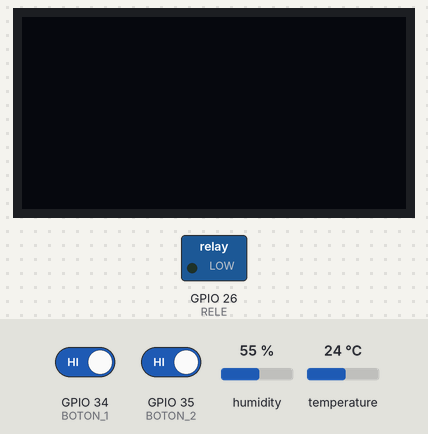
This sketch was run on a simulated ESP32. Shown: 128×64 one-colour display, switched loads named in the sketch (green lamp = pin HIGH). The test bench sets the inputs (shaded band); at power-on: temperature 24 °C, GPIO 34 (BOTON_1) HIGH, GPIO 35 (BOTON_2) HIGH, humidity 55 %. WiFi joins after 1.5 s; servers stay silent unless stated; the local clock reads 2024-03-15 10:24:30 at power-on unless the sketch sets it; what the sketch prints to the serial monitor is not drawn.

Above: at 5.2 s.
5.3 s: temperature set to 12 °C
At 6.5 s:
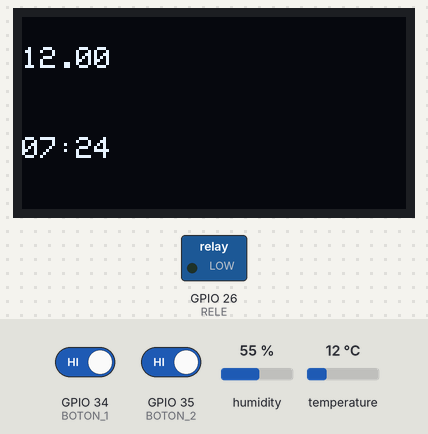
7.6 s: temperature set to 19 °C
9.6 s: temperature set to 28 °C
At 11.3 s:
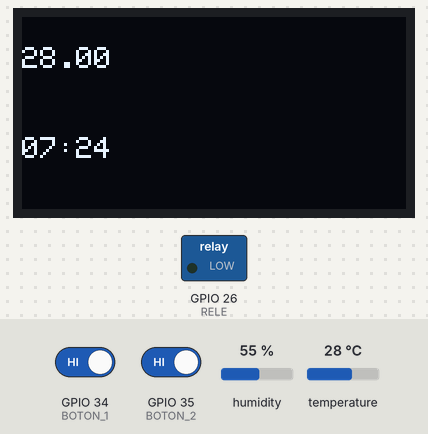
Timing chart, 0 to 11.6 s (numbered marks = the images above; inputs shaded):
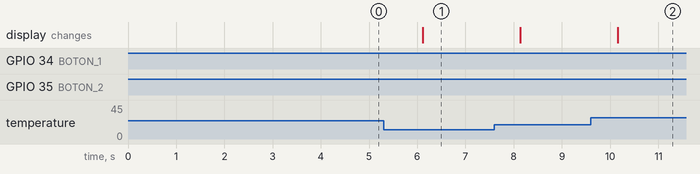

The sketch:

Punto_2_TP1.ino
```cpp
//Por Joaquin R y Santiago M
//Curso: 5LA 2023

#include <Arduino.h>
#include <ESP32Time.h>
#include "time.h"
#include <WiFi.h>
#include <Wire.h>
#include <Adafruit_GFX.h>
#include <Adafruit_SSD1306.h>
#include "DHT.h"

#define DHTPIN 23
#define DHTTYPE DHT11
#define SCREEN_WIDTH 128 // OLED display width, in pixels
#define SCREEN_HEIGHT 64 // OLED display height, in pixels
#define BOTON_1 34
#define BOTON_2 35
#define RELE 26

int modosPantalla;
int lecturaBoton1;
int lecturaBoton2;
int tprevio;
float t = 0;
int GMT = -3;

#define MODO_INIT 0
#define MODO_1 1
#define MODO_2 2
#define MODO_ESPERA1 3
#define MODO_ESPERA2 4
#define SUBIR_GMT 5
#define BAJAR_GMT 6

Adafruit_SSD1306 display(SCREEN_WIDTH, SCREEN_HEIGHT, &Wire, -1);
DHT dht(DHTPIN, DHTTYPE);

void pedir_hora(void);
void setup_rtc_ntp(void);

struct tm timeinfo;
ESP32Time rtc;

/// time
long unsigned int timestamp; // hora
const char *ntpServer = "south-america.pool.ntp.org";
long gmtOffset_sec = -10800;
const int daylightOffset_sec = 0;

const char* ssid = "ORT-IoT";
const char* password = "OrtIOTnew22$2";

void setup() {
  Serial.begin(115200);
  pinMode(RELE, OUTPUT);
  pinMode(BOTON_1, INPUT_PULLUP);
  pinMode(BOTON_2, INPUT_PULLUP);
  dht.begin();
  modosPantalla = MODO_INIT;
  Serial.println(F("Programa Iniciado"));

  if (!display.begin(SSD1306_SWITCHCAPVCC, 0x3C)) { // Address 0x3D for 128x64
    Serial.println(F("SSD1306 allocation failed"));
    for (;;);
  }
  delay(2000);
  display.clearDisplay();
  Serial.println("Connecting to Wi-Fi...");
  initWiFi();
  setup_rtc_ntp();
}

void loop() {
  pedir_hora();
  //delay (2000);

  tprevio = t;
  t = dht.readTemperature();

  Serial.print(F("% Temperatura: "));
  Serial.print(t);

  if (isnan(t)) {
    Serial.println(F("Failed to read from DHT sensor!"));
    return;
  }

  lecturaBoton1 = digitalRead(BOTON_1);
  lecturaBoton2 = digitalRead(BOTON_2);

  switch (modosPantalla) {

    case MODO_INIT:

      modosPantalla = MODO_1;

      break;

    case MODO_1:

      //Serial.print(F("% segundos: "));
      //Serial.print(seg);
      Serial.println("modo 1");
      if (t != tprevio) {
        display.clearDisplay();
        display.setTextSize(1);
        display.setTextColor(WHITE);
        // Display temperatura
        display.setCursor(0, 10);
        display.println(t);
        // Display hora
        display.setCursor(0, 40);
        display.println(&timeinfo, "%H:%M");
        display.display();
      }

      if (lecturaBoton1 == LOW && lecturaBoton2 == LOW) {
        modosPantalla = MODO_ESPERA1;
      }

      break;

    case MODO_2:
      Serial.println("modo 2");
      display.clearDisplay();
      display.setTextSize(1);
      display.setTextColor(WHITE);
      // Display hora
      display.setCursor(0, 40);
      display.println("GMT:");
      display.setCursor(25, 40);
      display.println(GMT);
      display.display();


      if (lecturaBoton1 == LOW) {
        display.clearDisplay();
        modosPantalla = SUBIR_GMT;
      }

      if (lecturaBoton2 == LOW) {
        display.clearDisplay();
        modosPantalla = BAJAR_GMT;
      }

      if (lecturaBoton1 == LOW && lecturaBoton2 == LOW) {
        modosPantalla = MODO_ESPERA2;
      }

      break;

    case MODO_ESPERA1:
      Serial.println("modo ESPERA 1");
      if (lecturaBoton1 == HIGH && lecturaBoton2 == HIGH) {
        display.clearDisplay();
        modosPantalla = MODO_2;
      }

      break;

    case MODO_ESPERA2:
      Serial.println("modo ESPERA 2");
      if (lecturaBoton1 == HIGH && lecturaBoton2 == HIGH) {
        display.clearDisplay();
        modosPantalla = MODO_1;
      }

      break;

    case SUBIR_GMT:
      Serial.println("Subir gmt");
      if (lecturaBoton1 == HIGH) {
        if (gmtOffset_sec < 43200) {
          gmtOffset_sec += 3600;
          GMT += 1;
        }
        display.clearDisplay();
        setup_rtc_ntp();
        modosPantalla = MODO_2;
      }


      if (lecturaBoton2 == LOW) {
        modosPantalla = MODO_ESPERA2;
      }

      break;

    case BAJAR_GMT:
      Serial.println("Bajar gmt");
      if (lecturaBoton2 == HIGH) {
        if (gmtOffset_sec > -43200) {
          gmtOffset_sec -= 3600;
          GMT -= 1;
        }
        display.clearDisplay();
        setup_rtc_ntp();
        modosPantalla = MODO_2;
      }

      if (lecturaBoton1 == LOW) {
        modosPantalla = MODO_ESPERA2;
      }

      break;

  }
}

// Initialize WiFi
void initWiFi() {
  WiFi.begin(ssid , password );
  Serial.print("Connecting ...");
  while (WiFi.status() != WL_CONNECTED) {
    Serial.print('.');
    delay(1000);
  }
  Serial.println(WiFi.localIP());
  Serial.println();
}

void setup_rtc_ntp(void)
{
  // init and get the time
  configTime(gmtOffset_sec, daylightOffset_sec, ntpServer);
  timestamp = time(NULL);
  rtc.setTime(timestamp + gmtOffset_sec);
}

void pedir_hora(void)
{
  if (!getLocalTime(&timeinfo))
  {
    Serial.println("veo la hora del rtc interno ");
    timestamp = rtc.getEpoch() - gmtOffset_sec;
    timeinfo = rtc.getTimeStruct();
    Serial.println(&timeinfo, "%A, %B %d %Y %H:%M:%S");
  }
  else
  {
    Serial.print("NTP Time:");
    timestamp = time(NULL);
    Serial.println(&timeinfo, "%A, %B %d %Y %H:%M:%S");
  }

  return;
}
```

Measured:
- after the input at 5.3 s, the display: changes after 0.81 s (image 1)
- after the input at 9.6 s, the display: changes after 0.56 s (image 2)
